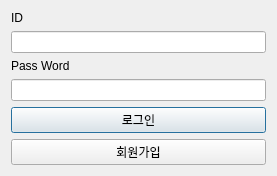
<?xml version="1.0" encoding="UTF-8"?>
<ui version="4.0">
 <class>Dialog</class>
 <widget class="QDialog" name="Dialog">
  <property name="enabled">
   <bool>true</bool>
  </property>
  <property name="geometry">
   <rect>
    <x>0</x>
    <y>0</y>
    <width>277</width>
    <height>114</height>
   </rect>
  </property>
  <property name="minimumSize">
   <size>
    <width>0</width>
    <height>0</height>
   </size>
  </property>
  <property name="windowTitle">
   <string>Dialog</string>
  </property>
  <layout class="QVBoxLayout" name="verticalLayout">
   <item>
    <widget class="QLabel" name="label">
     <property name="minimumSize">
      <size>
       <width>0</width>
       <height>0</height>
      </size>
     </property>
     <property name="text">
      <string>ID</string>
     </property>
    </widget>
   </item>
   <item>
    <widget class="QLineEdit" name="lineEdit_2"/>
   </item>
   <item>
    <widget class="QLabel" name="label_2">
     <property name="text">
      <string>Pass Word</string>
     </property>
    </widget>
   </item>
   <item>
    <widget class="QLineEdit" name="lineEdit"/>
   </item>
   <item>
    <widget class="QPushButton" name="login_btn">
     <property name="text">
      <string>로그인</string>
     </property>
    </widget>
   </item>
   <item>
    <widget class="QPushButton" name="sign_up_btn">
     <property name="text">
      <string>회원가입</string>
     </property>
    </widget>
   </item>
  </layout>
 </widget>
 <resources/>
 <connections/>
</ui>
